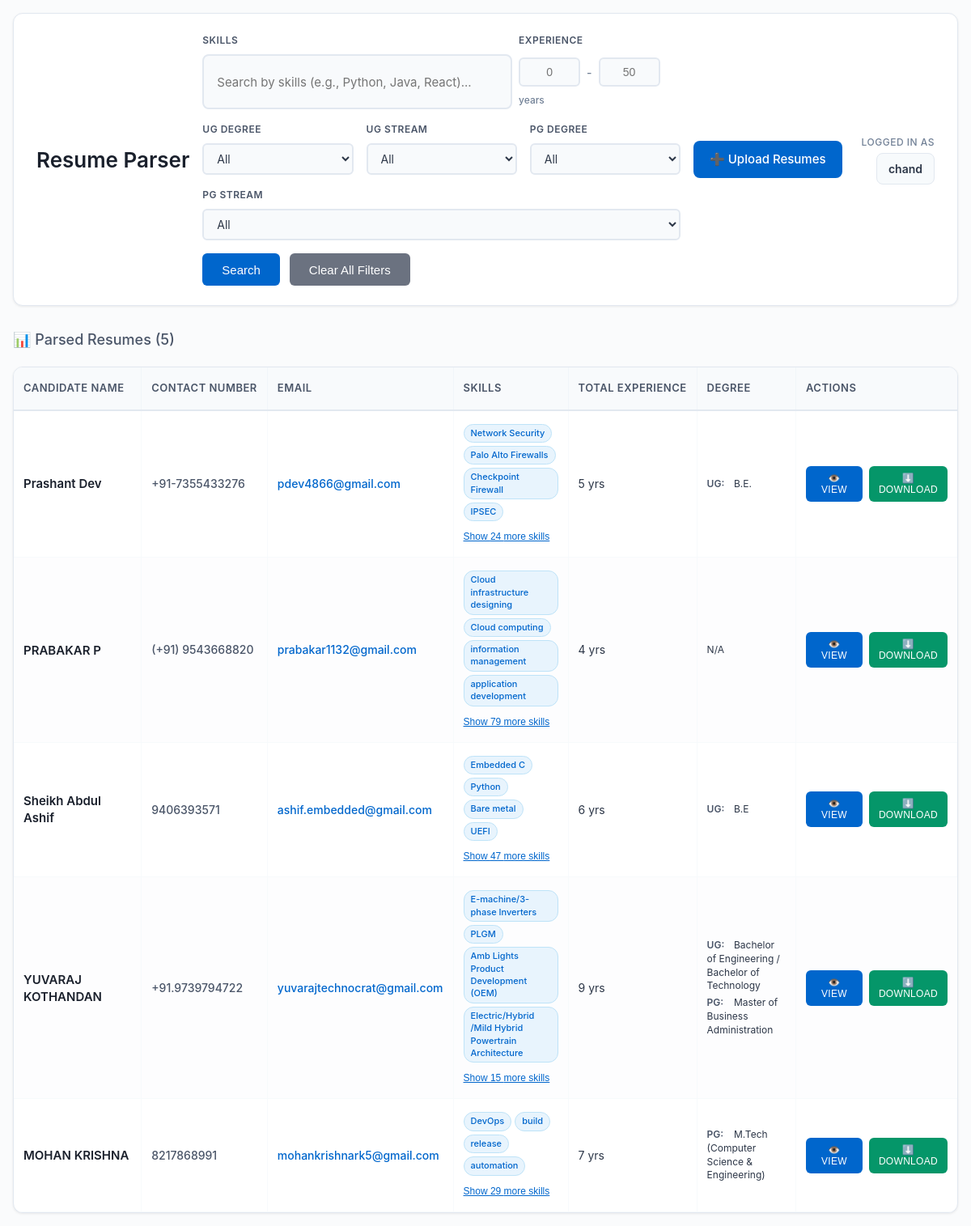
Before: /parser/get-resumes/ (signed in) with the older database file.
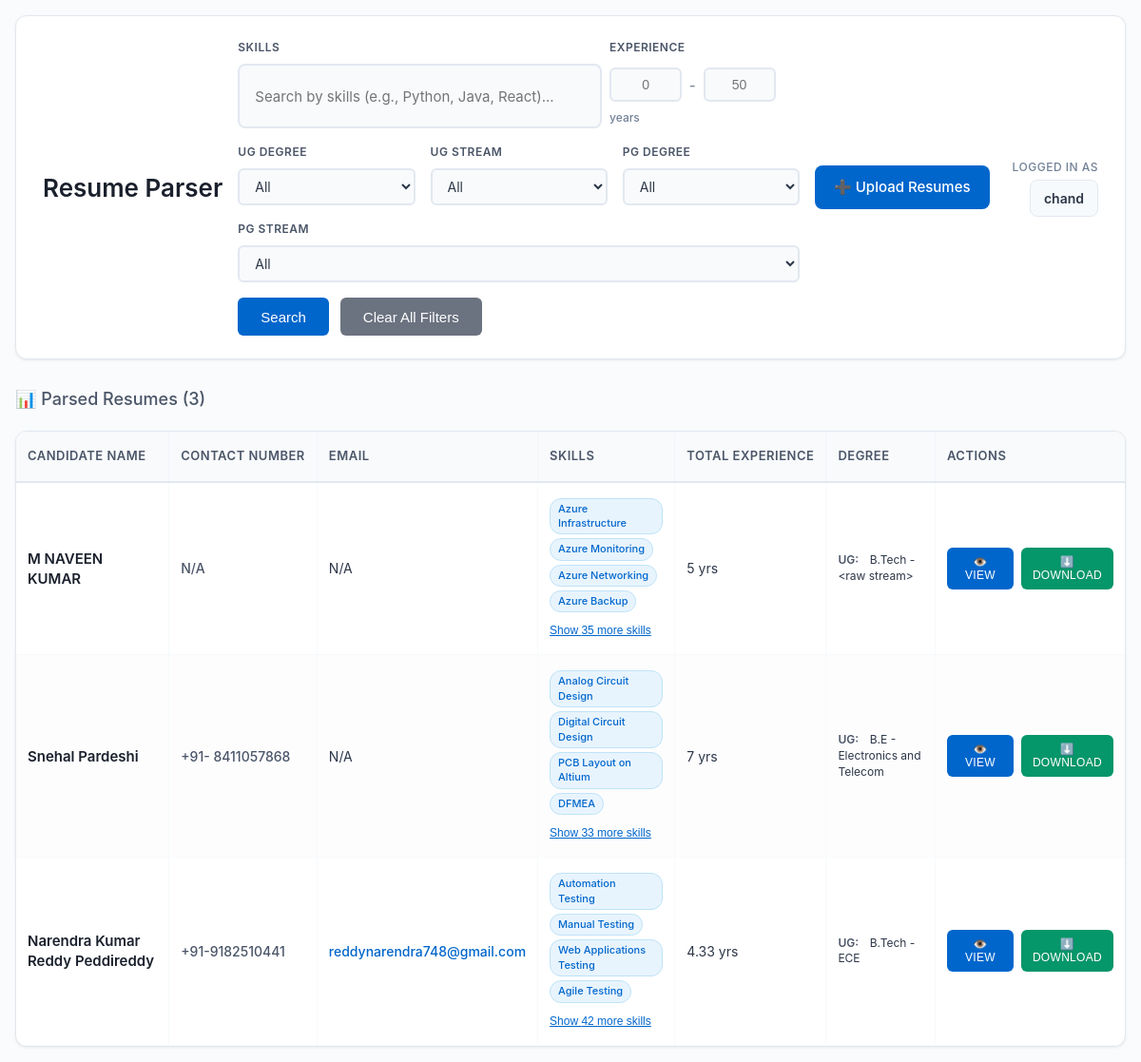
After: the same page with the newer database file.
### authentication/models.py (models this page shows, shortened)
class User(AbstractBaseUser, PermissionsMixin):
    first_name = models.CharField(max_length=50)
    last_name = models.CharField(max_length=50)
    email = models.EmailField(unique=True)
    mobile = models.CharField(max_length=15)
    username = models.CharField(max_length=50, unique=True)
    is_active = models.BooleanField(default=True)
    is_admin = models.BooleanField(default=False)
    role = models.CharField(max_length=50, blank=True, null=True)
    date_of_joining = models.DateField(default=timezone.now)
    last_day_of_working = models.DateField(blank=True, null=True)
    objects = CustomUserManager()
    USERNAME_FIELD = 'email'
    REQUIRED_FIELDS = ['username', 'first_name', 'last_name']

### parser/models.py (models this page shows, shortened)
class Resume(models.Model):
    filename = models.CharField(max_length=255)
    name = models.CharField(max_length=255, null=True, blank=True)
    email = models.EmailField(null=True, blank=True)
    phone = models.CharField(max_length=50, null=True, blank=True)
    linkedin = models.URLField(null=True, blank=True)
    github = models.URLField(null=True, blank=True)
    skills = models.TextField(null=True, blank=True)  # JSON string
    ug_degree = models.CharField(max_length=255, null=True, blank=True)
    ug_college = models.CharField(max_length=255, null=True, blank=True)
    ug_year = models.IntegerField(null=True, blank=True)
    pg_degree = models.CharField(max_length=255, null=True, blank=True)
    pg_college = models.CharField(max_length=255, null=True, blank=True)
    pg_year = models.IntegerField(null=True, blank=True)
    total_experience_years = models.CharField(max_length=20, null=True, blank=True)
    work_experience = models.TextField(null=True, blank=True)  # JSON string
    raw_resume = models.BinaryField(null=True, blank=True)
    mime_type = models.CharField(max_length=100, null=True, blank=True)
    uploaded_by = models.ForeignKey(settings.AUTH_USER_MODEL, on_delete=models.SET_NULL, null=True, blank=True)
    content_hash = models.CharField(max_length=64, db_index=True, null=True, blank=True)  # SHA256 hash
    created_at = models.DateTimeField(auto_now_add=True)
    class Meta:
        db_table = 'resumes'
    def get_skills_list(self):
        if self.skills:
            try:
                return json.loads(self.skills)
            except:
                return []
        return []

### parser/views.py (the view)
# urls.py: path('get-resumes/', views.get_resumes, name='get_resumes'),
@login_required
def get_resumes(request):
    if request.user.is_admin:
        resumes = Resume.objects.all().order_by('-created_at')
    else:
        resumes = Resume.objects.filter(uploaded_by=request.user).order_by('-created_at')
    context = {'resumes': resumes}
    return render(request, 'parser/list_resume.html', context)

### templates/parser/list_resume.html (shortened to what this page needs)
<!DOCTYPE html>
<html lang="en">
<head>
</head>
<body>
    <div class="header">
        <h1>Resume Parser</h1>
        <div class="filter-container">
            <div class="filter-row">
                <div class="skill-search-container">
                    <label class="skill-search-label">Skills</label>
                    <div class="skill-search-box" id="skillSearchBox">
                        <input type="text" class="skill-search-input" id="skillSearchInput"
                               placeholder="Search by skills (e.g., Python, Java, React)..."
                               autocomplete="off">
                    </div>
                </div>
                <div class="experience-filter-container">
                    <div class="experience-filter-label">Experience</div>
                    <div class="experience-inputs">
                        <input type="number" class="experience-input" id="minExperience"
                               placeholder="0" min="0" max="50"
                               title="Minimum years of experience">
                        <span class="experience-separator">-</span>
                        <input type="number" class="experience-input" id="maxExperience"
                               placeholder="50" min="0" max="50"
                               title="Maximum years of experience">
                    </div>
                    <div class="experience-unit">years</div>
                </div>
            </div>
            <div class="education-filter-row">
                <div class="education-filter-group">
                    <label class="education-filter-label">UG Degree</label>
                    <select class="education-select" id="ugDegreeFilter">
                        <option value="">All</option>
                    </select>
                </div>
                <div class="education-filter-group">
                    <label class="education-filter-label">UG Stream</label>
                    <select class="education-select" id="ugStreamFilter">
                        <option value="">All</option>
                    </select>
                </div>
                <div class="education-filter-group">
                    <label class="education-filter-label">PG Degree</label>
                    <select class="education-select" id="pgDegreeFilter">
                        <option value="">All</option>
                    </select>
                </div>
                <div class="education-filter-group">
                    <label class="education-filter-label">PG Stream</label>
                    <select class="education-select" id="pgStreamFilter">
                        <option value="">All</option>
                    </select>
                </div>
            </div>
            <div class="button-row">
                <button class="search-button" id="searchButton">Search</button>
                <button class="clear-button" id="clearButton">Clear All Filters</button>
            </div>
        </div>
        <div class="header-right">
            <a href="{% url 'parser:index' %}" class="upload-link">
                ➕ Upload Resumes
            </a>
            <div class="user-section">
                <div class="user-label">Logged in as</div>
                <div class="username">{{ user.username }}</div>
            </div>
        </div>
    </div>
    <div class="resume-count">
        📊 Parsed Resumes (<span id="resumeCount">{{ resumes.count }}</span>)
    </div>
    <div class="table-container">
        <table id="resumeTable">
            <thead>
                <tr>
                    <th>Candidate Name</th>
                    <th>Contact Number</th>
                    <th>Email</th>
                    <th>Skills</th>
                    <th>Total Experience</th>
                    <th>Degree</th>
                    <th>Actions</th>
                </tr>
            </thead>
            <tbody id="resumeTableBody">
                {% for resume in resumes %}
                <tr data-resume-id="{{ resume.id }}">
                    <td data-label="Candidate Name">{{ resume.name|default:"N/A" }}</td>
                    <td data-label="Contact Number">{{ resume.phone|default:"N/A" }}</td>
                    <td data-label="Email">
                        {% if resume.email and resume.email != "N/A" %}
                            <a href="mailto:{{ resume.email }}">{{ resume.email }}</a>
                        {% else %}
                            N/A
                        {% endif %}
                    </td>
                    <td data-label="Skills">
                        {% if resume.get_skills_list %}
                            <div class="skills-container skills-collapsed" id="skills-{{ resume.id }}">
                                <div class="skills-preview">
                                    <div class="skills-main">
                                        {% for skill in resume.get_skills_list|slice:":4" %}
                                        <span class="skill-tag-display">{{ skill }}</span>
                                        {% endfor %}
                                    </div>
                                    {% if resume.get_skills_list|length > 4 %}
                                    <button class="skills-expand-btn" onclick="toggleSkills('{{ resume.id }}')">
                                        Show {{ resume.get_skills_list|length|add:"-4" }} more skills
                                    </button>
                                    {% endif %}
                                </div>
                            </div>
                        {% else %}
                            N/A
                        {% endif %}
                    </td>
                    <td data-label="Total Experience">
                        <div class="experience">
                            {% if resume.total_experience_years and resume.total_experience_years != "N/A" %}
                                {{ resume.total_experience_years }} yrs
                            {% else %}
                                N/A
                            {% endif %}
                        </div>
                    </td>
                    <td data-label="Degree">
                        <div class="degree-info">
                            {% if resume.ug_degree or resume.pg_degree %}
                                {% if resume.ug_degree and resume.ug_degree != "N/A" %}
                                    <span class="degree-item">
                                        <span class="degree-label">UG:</span>
                                        <span class="degree-value">{{ resume.ug_degree }}</span>
                                    </span>
                                {% endif %}
                                {% if resume.pg_degree and resume.pg_degree != "N/A" %}
                                    <span class="degree-item">
                                        <span class="degree-label">PG:</span>
                                        <span class="degree-value">{{ resume.pg_degree }}</span>
                                    </span>
                                {% endif %}
                            {% else %}
                                N/A
                            {% endif %}
                        </div>
                    </td>
                    <td data-label="Actions">
                        <div class="actions">
                            <button class="btn-action btn-view" onclick="viewResume('{{ resume.id }}')">
                                👁️ View
                            </button>
                            <button class="btn-action btn-download" onclick="downloadResume('{{ resume.id }}')">
                                ⬇️ Download
                            </button>
                        </div>
                    </td>
                </tr>
                {% endfor %}
            </tbody>
        </table>
    </div>
</body>
</html>

Changed rows visible on the page:
removed Resume: name "Prashant Dev", phone "+91-7355433276", email "pdev4866@gmail.com", get_skills_list "Network Security" "Palo Alto Firewalls" "Checkpoint Firewall" "IPSEC", get_skills_list|length "24", total_experience_years "5", ug_degree "B.E."
removed Resume: name "PRABAKAR P", phone "(+91) 9543668820", email "prabakar1132@gmail.com", get_skills_list "Cloud infrastructure designing" "Cloud computing" "information management" "application development", get_skills_list|length "79", total_experience_years "4", shows "N/A"
removed Resume: name "Sheikh Abdul Ashif", phone "9406393571", email "ashif.embedded@gmail.com", get_skills_list "Embedded C" "Python" "Bare metal" "UEFI", get_skills_list|length "47", total_experience_years "6", ug_degree "B.E"
removed Resume: name "YUVARAJ KOTHANDAN", phone "+91.9739794722", email "yuvarajtechnocrat@gmail.com", get_skills_list "E-machine/3-phase Inverters" "PLGM" "Amb Lights Product Development (OEM)" "Electric/Hybrid /Mild Hybrid Powertrain Architecture", get_skills_list|length "15", total_experience_years "9", ug_degree "Bachelor of Engineering / Bachelor of Technology", pg_degree "Master of Business Administration"
removed Resume: name "MOHAN KRISHNA", phone "8217868991", email "mohankrishnark5@gmail.com", get_skills_list "DevOps" "build" "release" "automation", get_skills_list|length "29", total_experience_years "7", pg_degree "M.Tech (Computer Science & Engineering)"
now on this page (row edited): Resume: name "M NAVEEN KUMAR", phone "N/A", get_skills_list "Azure Infrastructure" "Azure Monitoring" "Azure Networking" "Azure Backup", get_skills_list|length "35", total_experience_years "5", ug_degree "B.Tech - <raw stream>"
added Resume: name "Snehal Pardeshi", phone "+91- 8411057868", shows "N/A", get_skills_list "Analog Circuit Design" "Digital Circuit Design" "PCB Layout on Altium" "DFMEA", get_skills_list|length "33", total_experience_years "7", ug_degree "B.E - Electronics and Telecom"
added Resume: name "Narendra Kumar Reddy Peddireddy", phone "+91-9182510441", email "reddynarendra748@gmail.com", get_skills_list "Automation Testing" "Manual Testing" "Web Applications Testing" "Agile Testing", get_skills_list|length "42", total_experience_years "4.33", ug_degree "B.Tech - ECE"
Other visible differences:
{{ resumes.count }}: "5" → "3"
